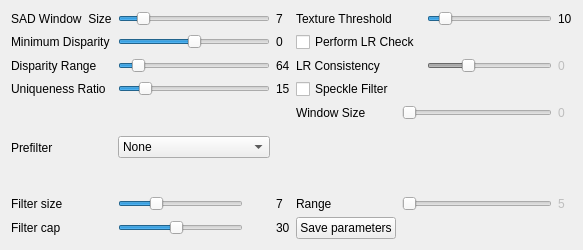
<?xml version="1.0" encoding="UTF-8"?>
<ui version="4.0">
 <class>MatcherWidgetOpenCVBlock</class>
 <widget class="QWidget" name="MatcherWidgetOpenCVBlock">
  <property name="geometry">
   <rect>
    <x>0</x>
    <y>0</y>
    <width>521</width>
    <height>250</height>
   </rect>
  </property>
  <property name="sizePolicy">
   <sizepolicy hsizetype="Preferred" vsizetype="Fixed">
    <horstretch>0</horstretch>
    <verstretch>0</verstretch>
   </sizepolicy>
  </property>
  <property name="minimumSize">
   <size>
    <width>0</width>
    <height>200</height>
   </size>
  </property>
  <property name="maximumSize">
   <size>
    <width>700</width>
    <height>250</height>
   </size>
  </property>
  <property name="windowTitle">
   <string>Form</string>
  </property>
  <layout class="QGridLayout" name="gridLayout_4">
   <item row="0" column="1">
    <layout class="QGridLayout" name="gridLayout">
     <item row="0" column="1">
      <widget class="QSlider" name="blockSizeSlider">
       <property name="minimumSize">
        <size>
         <width>125</width>
         <height>0</height>
        </size>
       </property>
       <property name="maximumSize">
        <size>
         <width>175</width>
         <height>16777215</height>
        </size>
       </property>
       <property name="minimum">
        <number>2</number>
       </property>
       <property name="maximum">
        <number>25</number>
       </property>
       <property name="value">
        <number>5</number>
       </property>
       <property name="orientation">
        <enum>Qt::Horizontal</enum>
       </property>
      </widget>
     </item>
     <item row="1" column="1">
      <widget class="QSlider" name="minDisparitySlider">
       <property name="minimumSize">
        <size>
         <width>125</width>
         <height>0</height>
        </size>
       </property>
       <property name="maximumSize">
        <size>
         <width>175</width>
         <height>16777215</height>
        </size>
       </property>
       <property name="minimum">
        <number>-128</number>
       </property>
       <property name="maximum">
        <number>128</number>
       </property>
       <property name="orientation">
        <enum>Qt::Horizontal</enum>
       </property>
      </widget>
     </item>
     <item row="3" column="1">
      <widget class="QSlider" name="uniquenessRatioSlider">
       <property name="minimumSize">
        <size>
         <width>125</width>
         <height>0</height>
        </size>
       </property>
       <property name="maximumSize">
        <size>
         <width>175</width>
         <height>16777215</height>
        </size>
       </property>
       <property name="minimum">
        <number>1</number>
       </property>
       <property name="value">
        <number>15</number>
       </property>
       <property name="orientation">
        <enum>Qt::Horizontal</enum>
       </property>
      </widget>
     </item>
     <item row="2" column="1">
      <widget class="QSlider" name="disparityRangeSlider">
       <property name="minimumSize">
        <size>
         <width>125</width>
         <height>0</height>
        </size>
       </property>
       <property name="maximumSize">
        <size>
         <width>175</width>
         <height>16777215</height>
        </size>
       </property>
       <property name="minimum">
        <number>1</number>
       </property>
       <property name="maximum">
        <number>32</number>
       </property>
       <property name="singleStep">
        <number>1</number>
       </property>
       <property name="value">
        <number>4</number>
       </property>
       <property name="orientation">
        <enum>Qt::Horizontal</enum>
       </property>
      </widget>
     </item>
     <item row="2" column="3" colspan="2">
      <widget class="QLabel" name="label_7">
       <property name="text">
        <string>LR Consistency</string>
       </property>
      </widget>
     </item>
     <item row="2" column="5">
      <widget class="QSlider" name="consistencySlider">
       <property name="enabled">
        <bool>false</bool>
       </property>
       <property name="minimum">
        <number>0</number>
       </property>
       <property name="maximum">
        <number>32</number>
       </property>
       <property name="value">
        <number>10</number>
       </property>
       <property name="orientation">
        <enum>Qt::Horizontal</enum>
       </property>
      </widget>
     </item>
     <item row="2" column="6">
      <widget class="QLabel" name="consistencyLabel">
       <property name="enabled">
        <bool>false</bool>
       </property>
       <property name="text">
        <string>0</string>
       </property>
      </widget>
     </item>
     <item row="1" column="3" colspan="2">
      <widget class="QCheckBox" name="consistencyCheck">
       <property name="text">
        <string>Perform LR Check</string>
       </property>
      </widget>
     </item>
     <item row="3" column="2">
      <widget class="QLabel" name="uniquenessRatioLabel">
       <property name="text">
        <string>15</string>
       </property>
      </widget>
     </item>
     <item row="1" column="2">
      <widget class="QLabel" name="minDisparityLabel">
       <property name="text">
        <string>0</string>
       </property>
      </widget>
     </item>
     <item row="2" column="2">
      <widget class="QLabel" name="disparityRangeLabel">
       <property name="text">
        <string>64</string>
       </property>
      </widget>
     </item>
     <item row="0" column="2">
      <widget class="QLabel" name="blockSizeLabel">
       <property name="text">
        <string>7</string>
       </property>
      </widget>
     </item>
     <item row="3" column="3" colspan="2">
      <widget class="QCheckBox" name="speckleFilterCheck">
       <property name="text">
        <string>Speckle Filter</string>
       </property>
      </widget>
     </item>
     <item row="7" column="3">
      <widget class="QLabel" name="label_6">
       <property name="text">
        <string>Range</string>
       </property>
      </widget>
     </item>
     <item row="0" column="0">
      <widget class="QLabel" name="label_5">
       <property name="text">
        <string>SAD Window  Size</string>
       </property>
      </widget>
     </item>
     <item row="1" column="0">
      <widget class="QLabel" name="label_3">
       <property name="text">
        <string>Minimum Disparity</string>
       </property>
      </widget>
     </item>
     <item row="2" column="0">
      <widget class="QLabel" name="label_4">
       <property name="text">
        <string>Disparity Range</string>
       </property>
      </widget>
     </item>
     <item row="3" column="0">
      <widget class="QLabel" name="label_9">
       <property name="text">
        <string>Uniqueness Ratio</string>
       </property>
      </widget>
     </item>
     <item row="5" column="0" rowspan="2">
      <widget class="QLabel" name="label_10">
       <property name="text">
        <string>Prefilter</string>
       </property>
      </widget>
     </item>
     <item row="5" column="1" rowspan="2">
      <widget class="QComboBox" name="prefilterCombo">
       <item>
        <property name="text">
         <string>None</string>
        </property>
       </item>
       <item>
        <property name="text">
         <string>Normalised Response</string>
        </property>
       </item>
       <item>
        <property name="text">
         <string>XSobel</string>
        </property>
       </item>
      </widget>
     </item>
     <item row="0" column="5">
      <widget class="QSlider" name="textureThresholdSlider">
       <property name="minimumSize">
        <size>
         <width>125</width>
         <height>0</height>
        </size>
       </property>
       <property name="maximumSize">
        <size>
         <width>175</width>
         <height>16777215</height>
        </size>
       </property>
       <property name="value">
        <number>10</number>
       </property>
       <property name="orientation">
        <enum>Qt::Horizontal</enum>
       </property>
      </widget>
     </item>
     <item row="0" column="6">
      <widget class="QLabel" name="textureThresholdLabel">
       <property name="text">
        <string>10</string>
       </property>
      </widget>
     </item>
     <item row="0" column="3" colspan="2">
      <widget class="QLabel" name="label_2">
       <property name="text">
        <string>Texture Threshold</string>
       </property>
      </widget>
     </item>
     <item row="8" column="0">
      <widget class="QLabel" name="label_12">
       <property name="text">
        <string>Filter cap</string>
       </property>
      </widget>
     </item>
     <item row="7" column="1">
      <widget class="QSlider" name="prefilterSizeSlider">
       <property name="minimumSize">
        <size>
         <width>125</width>
         <height>0</height>
        </size>
       </property>
       <property name="maximumSize">
        <size>
         <width>125</width>
         <height>16777215</height>
        </size>
       </property>
       <property name="minimum">
        <number>3</number>
       </property>
       <property name="maximum">
        <number>10</number>
       </property>
       <property name="value">
        <number>5</number>
       </property>
       <property name="orientation">
        <enum>Qt::Horizontal</enum>
       </property>
      </widget>
     </item>
     <item row="8" column="2">
      <widget class="QLabel" name="prefilterCapLabel">
       <property name="text">
        <string>30</string>
       </property>
      </widget>
     </item>
     <item row="7" column="0">
      <widget class="QLabel" name="label_11">
       <property name="text">
        <string>Filter size</string>
       </property>
      </widget>
     </item>
     <item row="8" column="1">
      <widget class="QSlider" name="prefilterCapSlider">
       <property name="minimumSize">
        <size>
         <width>125</width>
         <height>0</height>
        </size>
       </property>
       <property name="maximumSize">
        <size>
         <width>125</width>
         <height>16777215</height>
        </size>
       </property>
       <property name="minimum">
        <number>1</number>
       </property>
       <property name="maximum">
        <number>63</number>
       </property>
       <property name="value">
        <number>30</number>
       </property>
       <property name="orientation">
        <enum>Qt::Horizontal</enum>
       </property>
      </widget>
     </item>
     <item row="7" column="2">
      <widget class="QLabel" name="prefilterSizeLabel">
       <property name="text">
        <string>7</string>
       </property>
      </widget>
     </item>
     <item row="5" column="3">
      <widget class="QLabel" name="label">
       <property name="text">
        <string>Window Size </string>
       </property>
      </widget>
     </item>
     <item row="5" column="4" colspan="2">
      <widget class="QSlider" name="speckleWindowSlider">
       <property name="enabled">
        <bool>false</bool>
       </property>
       <property name="maximumSize">
        <size>
         <width>175</width>
         <height>16777215</height>
        </size>
       </property>
       <property name="maximum">
        <number>500</number>
       </property>
       <property name="value">
        <number>0</number>
       </property>
       <property name="orientation">
        <enum>Qt::Horizontal</enum>
       </property>
      </widget>
     </item>
     <item row="7" column="4" colspan="2">
      <widget class="QSlider" name="speckleRangeSlider">
       <property name="enabled">
        <bool>false</bool>
       </property>
       <property name="maximumSize">
        <size>
         <width>175</width>
         <height>16777215</height>
        </size>
       </property>
       <property name="minimum">
        <number>5</number>
       </property>
       <property name="maximum">
        <number>500</number>
       </property>
       <property name="orientation">
        <enum>Qt::Horizontal</enum>
       </property>
      </widget>
     </item>
     <item row="5" column="6">
      <widget class="QLabel" name="speckleWindowLabel">
       <property name="enabled">
        <bool>false</bool>
       </property>
       <property name="text">
        <string>0</string>
       </property>
      </widget>
     </item>
     <item row="7" column="6">
      <widget class="QLabel" name="speckleRangeLabel">
       <property name="enabled">
        <bool>false</bool>
       </property>
       <property name="text">
        <string>5</string>
       </property>
      </widget>
     </item>
     <item row="8" column="3">
      <widget class="QPushButton" name="saveParametersButton">
       <property name="text">
        <string>Save parameters</string>
       </property>
      </widget>
     </item>
    </layout>
   </item>
  </layout>
 </widget>
 <resources/>
 <connections/>
</ui>
